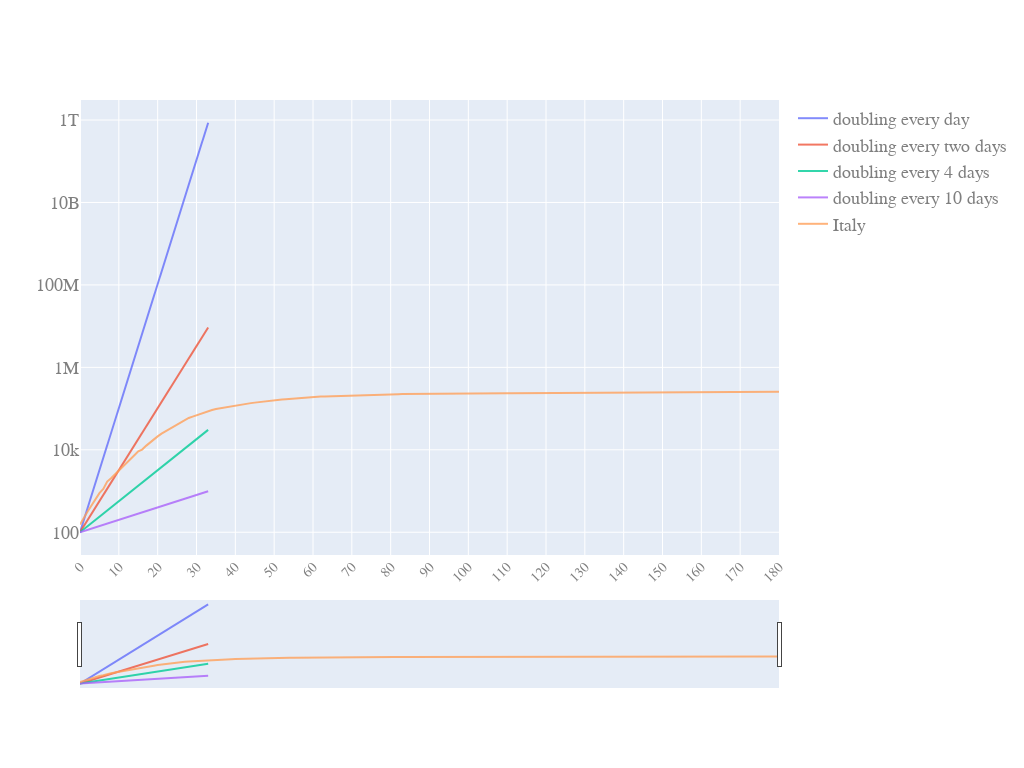

Write notebook code for a chart like this one.
### Code cell
quick_plot(pd_sync_timelines_w_slope.date,
          pd_sync_timelines_w_slope.iloc[:,0:5],
          y_scale='log',
          slider=True)

### Figure 1 — Plotly figure (JSON) as saved in the notebook; plotly's stock layout.template omitted (floating-point values rounded to 4 significant figures; data arrays with more than 128 entries replaced by an {"elided": "..."} marker saying what was removed)
{"data": [{"name": "doubling every day", "opacity": 0.8, "type": "scatter", "x": {"elided": "181 int values"}, "y": {"elided": "181 int values"}}, {"name": "doubling every two days", "opacity": 0.8, "type": "scatter", "x": {"elided": "181 int values"}, "y": {"elided": "181 float values"}}, {"name": "doubling every 4 days", "opacity": 0.8, "type": "scatter", "x": {"elided": "181 int values"}, "y": {"elided": "181 float values"}}, {"name": "doubling every 10 days", "opacity": 0.8, "type": "scatter", "x": {"elided": "181 int values"}, "y": {"elided": "181 float values"}}, {"name": "Italy", "opacity": 0.8, "type": "scatter", "x": {"elided": "181 int values"}, "y": {"elided": "181 int values"}}], "layout": {"autosize": true, "font": {"color": "#7f7f7f", "family": "PT sans, monospace", "size": 18}, "height": 768, "width": 1024, "xaxis": {"nticks": 20, "rangeslider": {"visible": true}, "tickangle": -45, "tickfont": {"color": "#7f7f7f", "size": 14}}, "yaxis": {"type": "log"}}}
